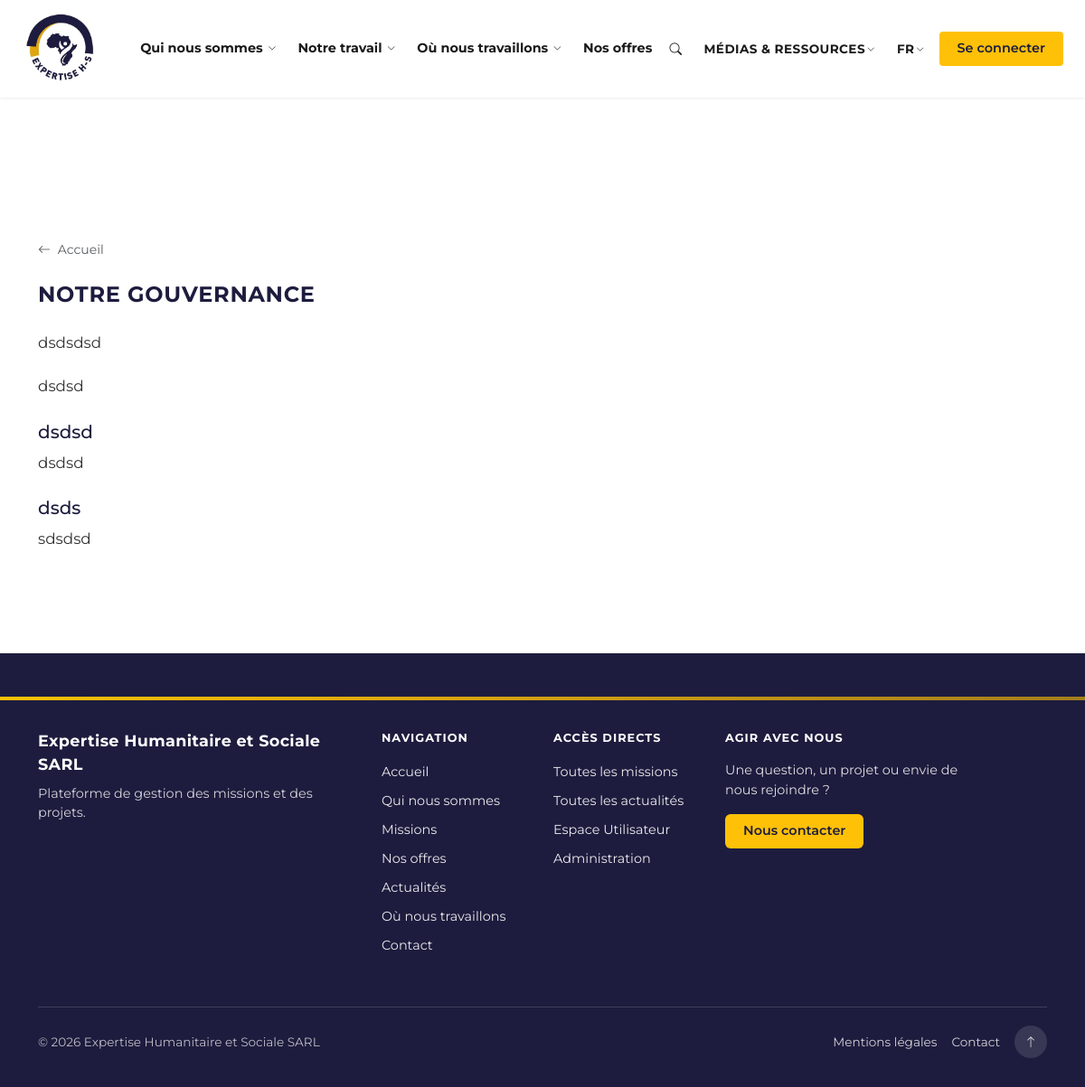
The page /governance.php on the database as committed earlier.
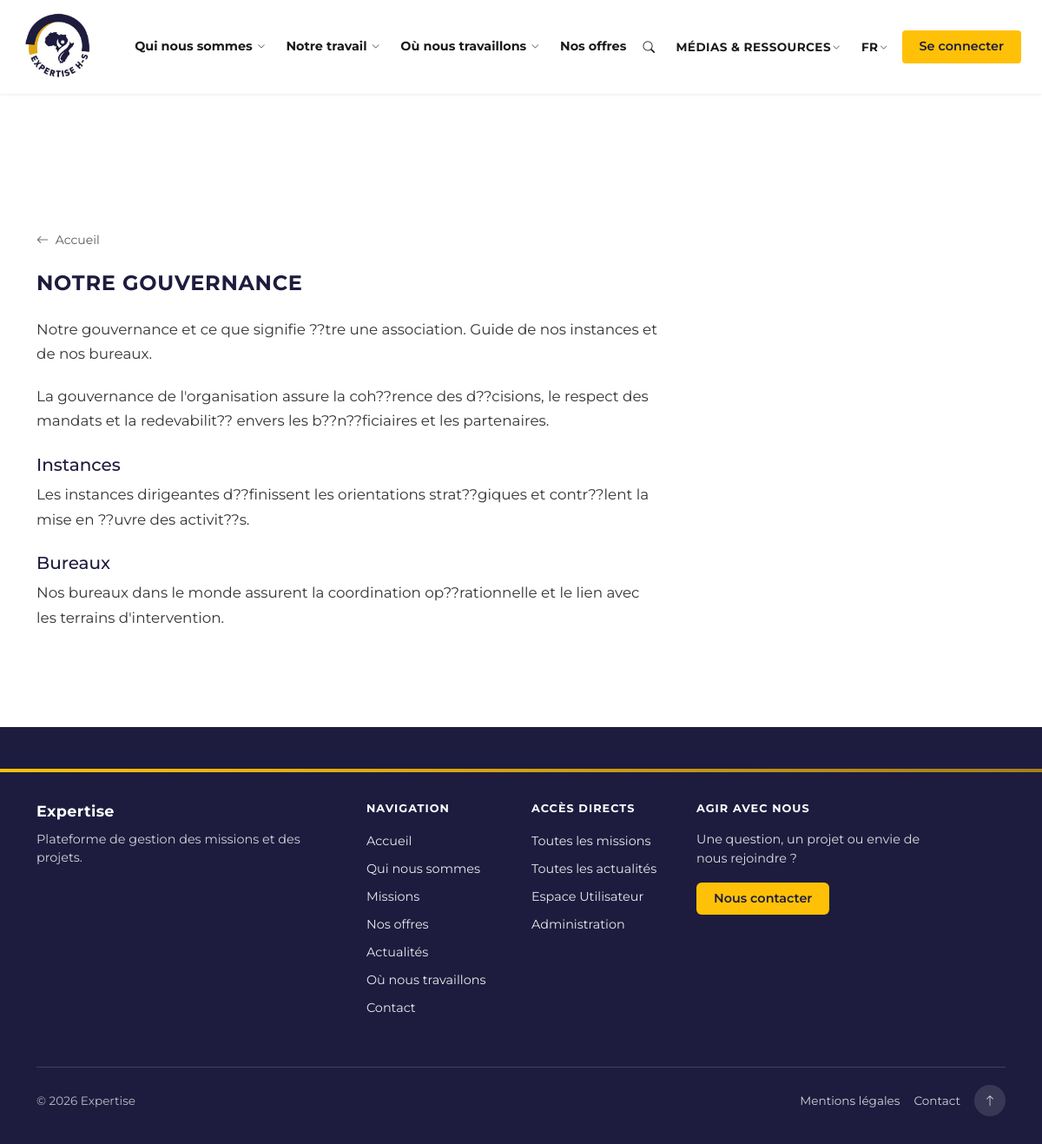
The same page on the database as committed later.
### tables this page shows
CREATE TABLE `governance_page` (
  `id` int UNSIGNED NOT NULL,
  `organisation_id` int UNSIGNED DEFAULT NULL COMMENT 'NULL = contenu par d??faut',
  `intro_block1` text,
  `intro_block2` text,
  `section_instances_title` varchar(255) DEFAULT NULL,
  `section_instances_text` text,
  `section_bureaux_title` varchar(255) DEFAULT NULL,
  `section_bureaux_text` text,
  `created_at` timestamp NULL DEFAULT CURRENT_TIMESTAMP,
  `updated_at` timestamp NULL DEFAULT CURRENT_TIMESTAMP ON UPDATE CURRENT_TIMESTAMP
);

CREATE TABLE `organisation` (
  `id` int UNSIGNED NOT NULL,
  `name` varchar(255) NOT NULL,
  `code` varchar(50) DEFAULT NULL,
  `description` text,
  `address` text,
  `phone` varchar(50) DEFAULT NULL,
  `email` varchar(255) DEFAULT NULL,
  `website` varchar(255) DEFAULT NULL,
  `postal_code` varchar(20) DEFAULT NULL COMMENT 'Code postal',
  `city` varchar(100) DEFAULT NULL COMMENT 'Ville',
  `country` varchar(100) DEFAULT NULL COMMENT 'Pays',
  `rccm` varchar(50) DEFAULT NULL COMMENT 'RCCM ??? Registre de Commerce et de Cr??dit Mobilier',
  `nif` varchar(50) DEFAULT NULL COMMENT 'NIF ??? Num??ro d''Identification Fiscal (DGI)',
  `sector` varchar(150) DEFAULT NULL COMMENT 'Secteur d''activit??',
  `notes` text COMMENT 'Notes internes',
  `logo` varchar(500) DEFAULT NULL COMMENT 'Logo de l''organisation',
  `favicon` varchar(500) DEFAULT NULL COMMENT 'Favicon de l''organisation (icône onglet)',
  `cover_image` varchar(500) DEFAULT NULL COMMENT 'Photo de couverture (bannière)',
  `facebook_url` varchar(500) DEFAULT NULL COMMENT 'Facebook',
  `linkedin_url` varchar(500) DEFAULT NULL COMMENT 'LinkedIn',
  `twitter_url` varchar(500) DEFAULT NULL COMMENT 'Twitter / X',
  `instagram_url` varchar(500) DEFAULT NULL COMMENT 'Instagram',
  `youtube_url` varchar(500) DEFAULT NULL COMMENT 'YouTube',
  `is_active` tinyint(1) NOT NULL DEFAULT '1',
  `created_at` timestamp NULL DEFAULT CURRENT_TIMESTAMP,
  `updated_at` timestamp NULL DEFAULT CURRENT_TIMESTAMP ON UPDATE CURRENT_TIMESTAMP
);

### governance.php (the view, shortened to what the changed rows need)
<?php
$organisation = null;
$pageContent = null;
require_once __DIR__ . '/inc/db.php';
if ($pdo) {
    $pdo->exec("SET NAMES 'utf8mb4'");
    $stmt = $pdo->query("SELECT id, name, description FROM organisation WHERE is_active = 1 LIMIT 1");
    if ($row = $stmt->fetch()) $organisation = $row;
    $orgId = $organisation ? (int) $organisation->id : null;
    try {
        $stmt = $pdo->prepare("SELECT id, intro_block1, intro_block2, section_instances_title, section_instances_text, section_bureaux_title, section_bureaux_text FROM governance_page WHERE organisation_id = ? OR organisation_id IS NULL ORDER BY organisation_id IS NULL ASC LIMIT 1");
        $stmt->execute([$orgId]);
        $pageContent = $stmt->fetch(PDO::FETCH_OBJ);
    } catch (PDOException $e) {
        $pageContent = null;
    }
}
$intro1 = $pageContent ? ($pageContent->intro_block1 ?? 'Notre gouvernance et ce que signifie être une association. Guide de nos instances et de nos bureaux.') : 'Notre gouvernance et ce que signifie être une association. Guide de nos instances et de nos bureaux.';
$intro2 = $pageContent ? ($pageContent->intro_block2 ?? 'La gouvernance de l\'organisation assure la cohérence des décisions, le respect des mandats et la redevabilité envers les bénéficiaires et les partenaires.') : 'La gouvernance de l\'organisation assure la cohérence des décisions, le respect des mandats et la redevabilité envers les bénéficiaires et les partenaires.';
$instancesTitle = $pageContent ? ($pageContent->section_instances_title ?? 'Instances') : 'Instances';
$instancesText = $pageContent ? ($pageContent->section_instances_text ?? 'Les instances dirigeantes définissent les orientations stratégiques et contrôlent la mise en œuvre des activités.') : 'Les instances dirigeantes définissent les orientations stratégiques et contrôlent la mise en œuvre des activités.';
$bureauxTitle = $pageContent ? ($pageContent->section_bureaux_title ?? 'Bureaux') : 'Bureaux';
$bureauxText = $pageContent ? ($pageContent->section_bureaux_text ?? 'Nos bureaux dans le monde assurent la coordination opérationnelle et le lien avec les terrains d\'intervention.') : 'Nos bureaux dans le monde assurent la coordination opérationnelle et le lien avec les terrains d\'intervention.';
?>
    <section class="py-5 page-content">
        <div class="container">
            <h1 class="section-heading mb-4">Notre gouvernance</h1>
            <div class="content-prose">
                <?php if ($intro1 !== ''): ?><p><?= nl2br(htmlspecialchars($intro1)) ?></p><?php endif; ?>
                <?php if ($intro2 !== ''): ?><p><?= nl2br(htmlspecialchars($intro2)) ?></p><?php endif; ?>
                <?php if ($instancesTitle !== '' || $instancesText !== ''): ?>
                    <h2 class="h5 mt-4 mb-2"><?= htmlspecialchars($instancesTitle) ?></h2>
                    <?php if ($instancesText !== ''): ?><p><?= nl2br(htmlspecialchars($instancesText)) ?></p><?php endif; ?>
                <?php endif; ?>
                <?php if ($bureauxTitle !== '' || $bureauxText !== ''): ?>
                    <h2 class="h5 mt-4 mb-2"><?= htmlspecialchars($bureauxTitle) ?></h2>
                    <?php if ($bureauxText !== ''): ?><p><?= nl2br(htmlspecialchars($bureauxText)) ?></p><?php endif; ?>
                <?php endif; ?>
            </div>
        </div>
    </section>
<?php require __DIR__ . '/inc/footer.php'; ?>

### inc/footer.php (shortened to what the changed rows need)
<?php
if (!isset($organisation)) $organisation = null;
$footerOrgName = $organisation ? htmlspecialchars($organisation->name) : 'Expertise';
?>
    <footer class="site-footer">
        <div class="container">
            <div class="row g-4 site-footer-grid">
                <div class="col-lg-4 site-footer-brand">
                    <p class="footer-title footer-brand-name"><?= $footerOrgName ?></p>
                    <p class="footer-tagline"><?= $organisation && !empty($organisation->description) ? htmlspecialchars(mb_substr(strip_tags($organisation->description), 0, 140)) . (mb_strlen(strip_tags($organisation->description)) > 140 ? '…' : '') : 'Plateforme de gestion des missions et des projets.' ?></p>
                </div>
            </div>
            <div class="footer-bottom">
                <div class="footer-bottom-inner">
                    <span class="footer-copy">&copy; <?= date('Y') ?> <?= $footerOrgName ?></span>
                    <nav class="footer-legal" aria-label="Mentions légales et informations">
                        <a href="<?= $baseUrl ?>legal-notice">Mentions légales</a>
                        <a href="<?= $baseUrl ?>contact">Contact</a>
                        <a href="#top" class="footer-back-top" aria-label="Retour en haut de la page"><i class="bi bi-arrow-up"></i></a>
                    </nav>
                </div>
            </div>
        </div>
    </footer>
</body>
</html>

Rows that differ between the two databases and show on the page:
no longer on this page (row unchanged): governance_page: intro_block1 "dsdsdsd", intro_block2 "dsdsd", section_instances_title "dsdsd", section_instances_text "dsdsd", section_bureaux_title "dsds", section_bureaux_text "sdsdsd"
removed organisation: name "Expertise Humanitaire et Sociale SARL"
now on this page (row unchanged): governance_page: intro_block1 "Notre gouvernance et ce que signifie ??tre une association. Guide de nos instances et de nos bureaux.", intro_block2 "La gouvernance de l'organisation assure la coh??rence des d??cisions, le respect des mandats et la redevabilit?? envers les b??n??ficiaires et les partenaires.", section_instances_title "Instances", section_instances_text "Les instances dirigeantes d??finissent les orientations strat??giques et contr??lent la mise en ??uvre des activit??s.", section_bureaux_title "Bureaux", section_bureaux_text "Nos bureaux dans le monde assurent la coordination op??rationnelle et le lien avec les terrains d'intervention."
Other text that changed with them:
$footerOrgName: (not shown) → "Expertise"
